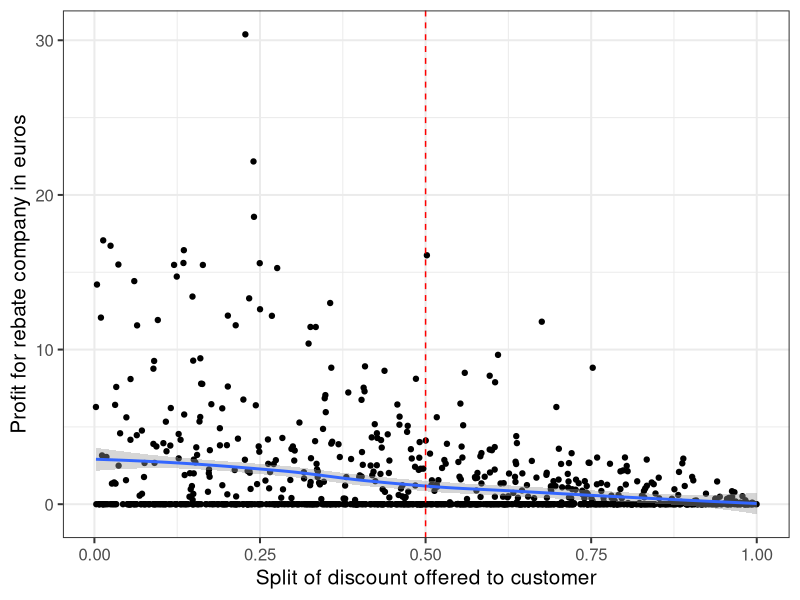
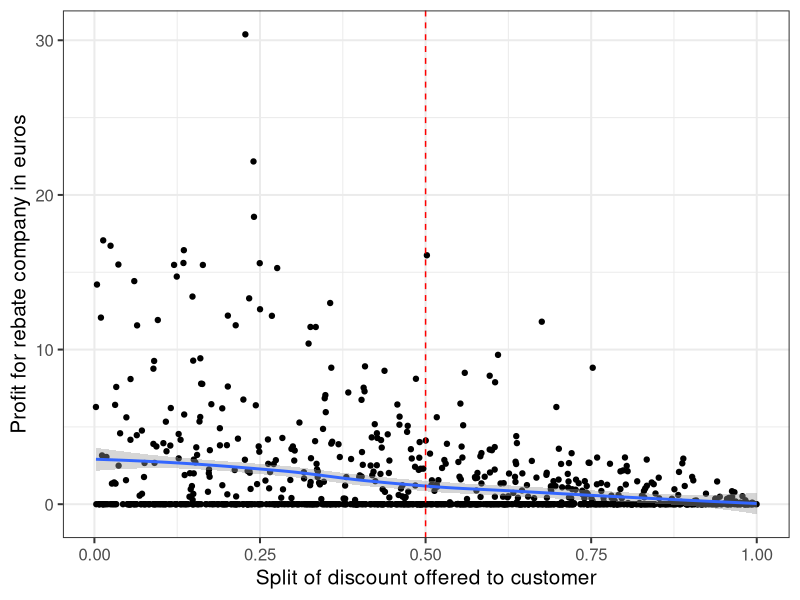

Write the R code that produced these figures, in order.
library(ggplot2)

data <- read.table("results.csv", TRUE, sep=",")
head(data)

data <- data[data$type=="setreward",]
data$store <- as.factor(data$context.StoreID)

data <- data[data$store=="15337",]

dat2 <- aggregate(data, by=list(data$context.UserID), FUN=mean)

dat2$bb <- (1-dat2$split) * dat2$revenue
c <- qplot(dat2$split, dat2$bb, xlab="Split of discount offered to customer", ylab="Profit for rebate company in euros") + stat_smooth() + geom_vline(xintercept = 0.5, linetype = "dashed", color = "red") + theme_bw(base_size = 15)
ggsave("company_results.pdf", c, device="pdf")
print(c)
